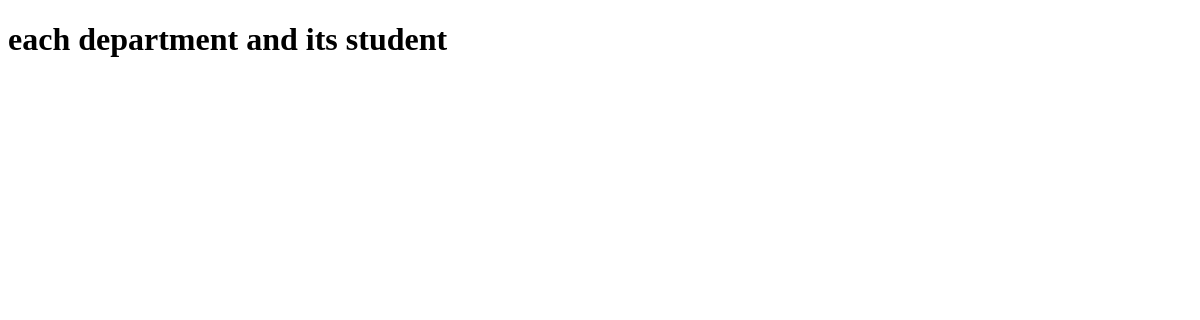
/books/lab9/task1, run on an earlier commit of the app's database.
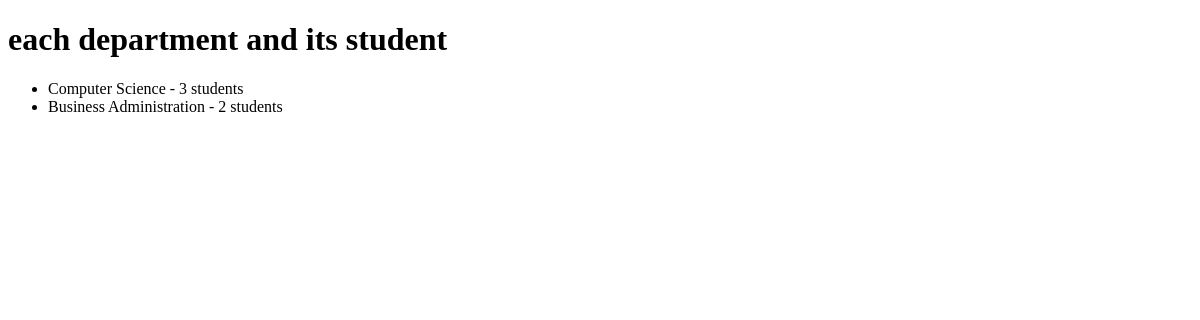
And on a later commit of the database.
### apps/usermodule/models.py (models this page shows)
class Department(models.Model):
    name = models.CharField(max_length=100)

### apps/bookmodule/views.py (the view)
# urls.py: path('lab9/task1', views.lab9_task1, name="lab9_task1"),
def lab9_task1(request):
    departments = Department.objects.all()  # Capital D
    dep_data = []
    for dep in departments:
        count = dep.student2_set.count() # One-to-Many relation
        dep_data.append({
            'department_name': dep.name,
            'student_count': count,
        })
    return render(request, 'bookmodule/lab9_task1.html', {'departments': dep_data})

### apps/templates/bookmodule/lab9_task1.html (shortened to what this page needs)
<!DOCTYPE html>
<html>
  <head>
  </head>
  <body>
    <h1>each department and its student</h1>
    <ul>
      {% for dep in departments %}
        <li>{{ dep.department_name }} - {{ dep.student_count }} students</li>
      {% endfor %}
    </ul>
  </body>
</html>

What changed in the data, as far as the page shows it:
added Department: department_name "Computer Science"
added Department: department_name "Business Administration"
Also different on the page:
new list line: "- 3 students"
new list line: "- 2 students"
